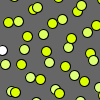
Frame 1 (no input)
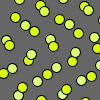
Frame 60 (the mouse pressed at the canvas centre just before this capture)
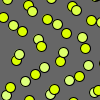
Frame 120 (the mouse held since frame 60 and released just before this capture)

The Processing sketch that drew these frames (run headless with seeded random() and noise(); from frame 60 on, the mouse is pressed at the canvas centre):

// Processing sketch: sinWave
// ── sinWave.pde
int amplitude = 200;
int wavespeed = 100;
float ballpos;
int framerate = 60;
int waveDensity = 300;
float cur=0;


void setup(){
    size(1000, );
    frameRate(framerate);
  }
  
void draw(){
   background(102);
   for(int i =0; i < waveDensity;i++ ){
     float yval = sin(cur+i*(width/wavespeed))*(amplitude/2) ;
     float xval = i*(width/wavespeed)+(width/wavespeed)*2;
     ellipse(xval,yval+ (height/2),10,10);
     float r = 220;
     float g = 255*((255)*(xval/width));
     float b = 255*((255/amplitude)*yval/amplitude);
     fill(r,g,b);
     print(yval+"\n");

   }
   cur+=0.2;
   if(cur >=360){
   cur = 0;
   }
}

float calcpos(float pos,float ballmultiplier,int i){
  return 1.2;
}
